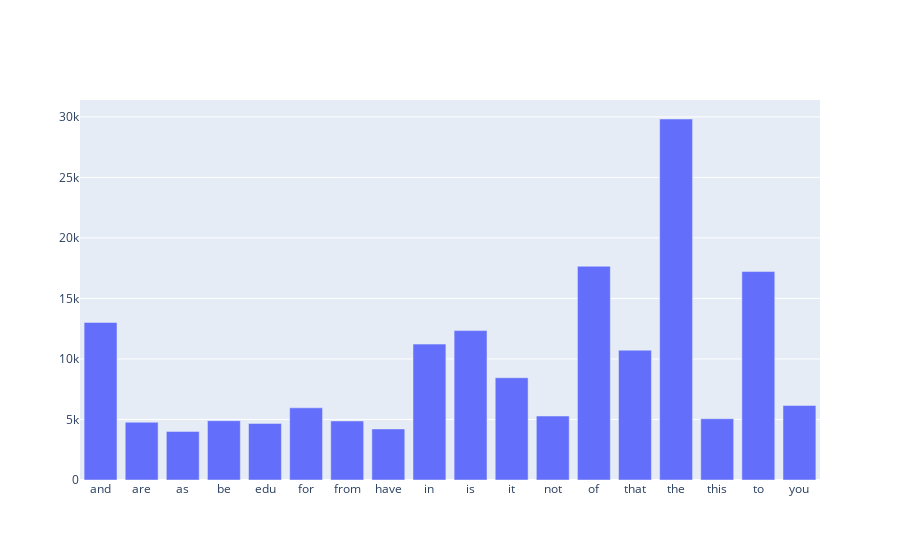

Notebook source saved alongside this figure:
### Markdown cell above
### >>> **Exercise 14 (take home):** 
The chart above contains all the vocabulary, and it's computationally intensive to both compute and visualize. Can you efficiently reduce the number of terms you want to visualize as an exercise.

### Code cell
fig = go.Figure()
fig.add_trace(go.Bar(x=np.array(count_vect.get_feature_names())[term_frequencies>4000],
                     y=term_frequencies[term_frequencies>4000]))
fig.show()

### Figure 1 — Plotly figure (JSON) as saved in the notebook; plotly's stock layout.template omitted (floating-point values rounded to 4 significant figures)
{"data": [{"type": "bar", "x": ["and", "are", "as", "be", "edu", "for", "from", "have", "in", "is", "it", "not", "of", "that", "the", "this", "to", "you"], "y": [13017, 4769, 4015, 4898, 4675, 5962, 4877, 4218, 11226, 12343, 8447, 5285, 17660, 10723, 29825, 5063, 17222, 6157]}], "layout": {}}
